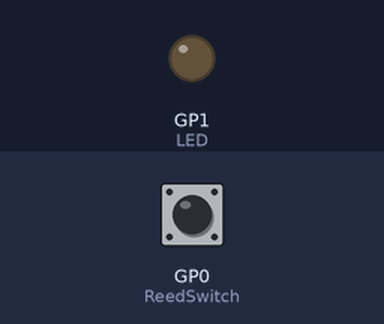
The program below on a simulated Raspberry Pi Pico running MicroPython. On the bench: output pins drawn as LEDs (lit = HIGH). Inputs (shaded band) come from the test bench; at power-on: GP0 (ReedSwitch) LOW.

Above: at 1.2 s.
1.3 s: GP0 (ReedSwitch) pulled HIGH for 0.15 s
At 1.37 s:
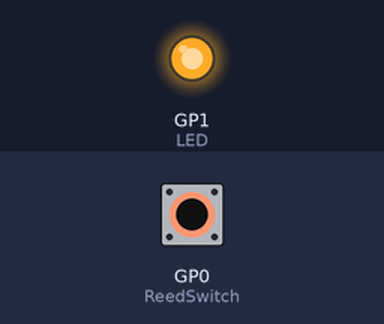
2.9 s: GP0 (ReedSwitch) pulled HIGH for 3.2 s
At 6.9 s:
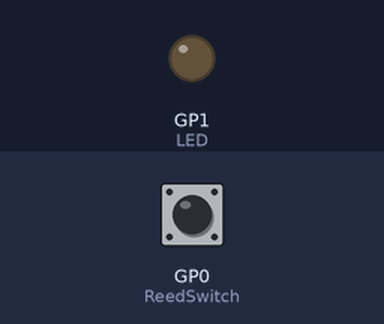
Timing chart, 0 to 8.4 s (numbered marks = the images above; inputs shaded):
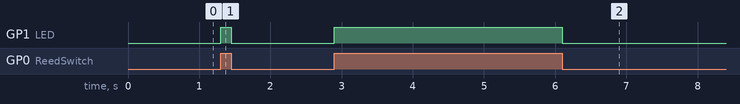

Measured:
- after the input at 1.3 s, GP1 (LED): LOW → HIGH at once, → LOW 0.15 s later
- after the input at 2.9 s, GP1 (LED): LOW → HIGH at once, → LOW 3.2 s later

The program:

ReedDoor.py
```python
#---------------------------------------------------------
#		DOOR ALARM WITH 7-COLOUR FLASHING LED
#		=====================================
#
# In this program a reed switch is connected as an input and
# a 7-colour flashing LED is connected as an output. The LED
# flashes when the door is opened
#
# Author: Dogan Ibrahim
# File  : ReedDoor.py
# Date  : February, 2021
#----------------------------------------------------------
from machine import Pin

ReedSwitch = Pin(0, Pin.IN)
LED = Pin(1, Pin.OUT)

LED.value(0)

while True:
    door = ReedSwitch.value()
    if door == 1:
        LED.value(1)
    else:
        LED.value(0)
```
